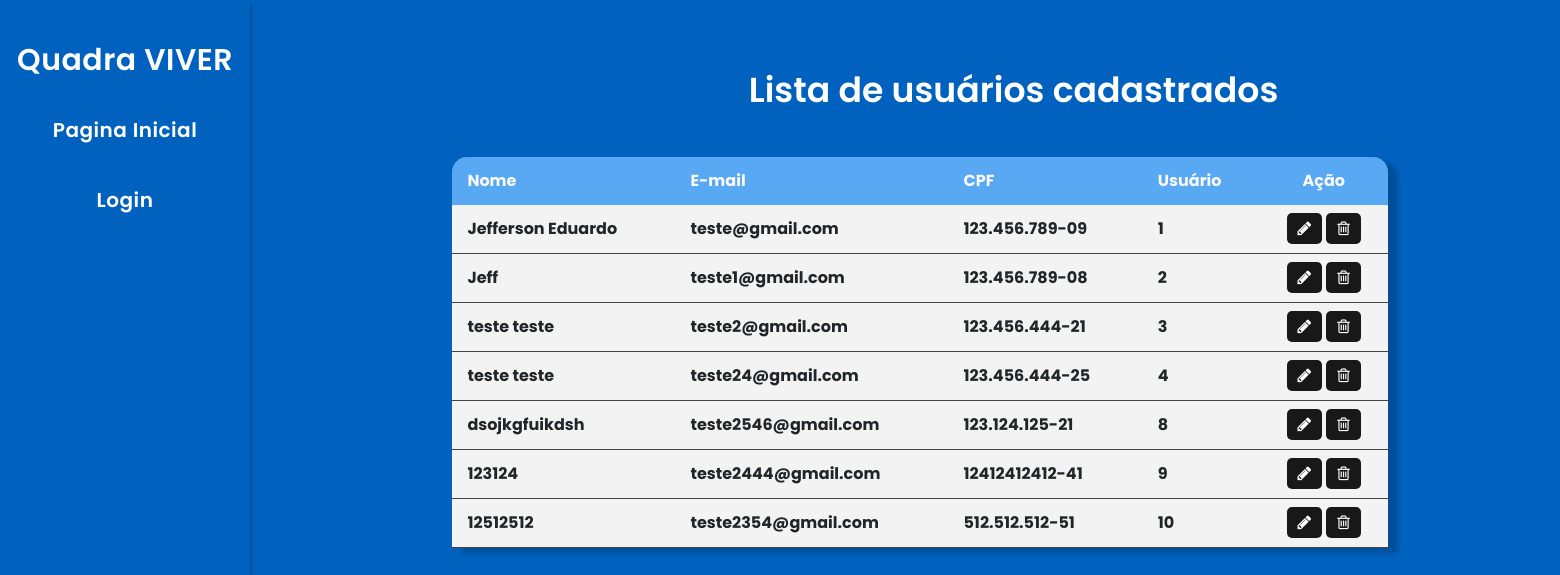
/assets/view/listaUser.php, run on the app's committed database.
### tables this page shows
CREATE TABLE `usuario` (
  `id` int(11) NOT NULL,
  `nome` varchar(50) NOT NULL,
  `email` varchar(50) NOT NULL,
  `cpf` varchar(14) NOT NULL,
  `senha` varchar(32) NOT NULL,
  `tipoUse` int(11) DEFAULT NULL
);

### assets/view/listaUser.php (the view, shortened to what this page needs)
<!DOCTYPE html>
<html lang="pt-br">
<head>
    <link href="css/bootstrap.min.css" rel="stylesheet" </head>
    <link href="https://cdn.jsdelivr.net/npm/bootstrap@5.1.3/dist/css/bootstrap.min.css" rel="stylesheet">
    <link rel="stylesheet" href="https://cdnjs.cloudflare.com/ajax/libs/font-awesome/4.7.0/css/font-awesome.css" />
    <link rel="stylesheet" href="../css/lista_User.css" />
</head>
<body class="b-corpo">
    <header>
        <nav class="container-side">
            <div class="link">
            </div>
            <div class="link">
            </div>
            <div class="link">
            </div>
    </header>
<div class="title"><span>Lista de usuários cadastrados</span></div>
    <table class="content-table">
        <thead>
            <tr>
                <th>Nome</th>
                <th>E-mail</th>
                <th>CPF</th>
                <th>Usuário</th>
                <th class="btn-crud">Ação</th>
            </tr>
        </thead>
        <tbody>
            <?php
            include "conexao.php";
            $sql = "SELECT * FROM usuario WHERE id";
            $dados = mysqli_query($conn, $sql);
            while ($linha = mysqli_fetch_assoc($dados)) {
                $id = $linha['id'];
                $nome = $linha['nome'];
                $email = $linha['email'];
                $cpf = $linha['cpf'];
                echo "<tr>
                <th>$nome</th>
                <th>$email</th>
                <th>$cpf</th>
                <th>$id</th>
                <td class='btn-crud'>
                <a class='btn-edit-delete' href='cadastro_edit.php?id=$id'><i class='fa fa-pencil'aria-hidden='true'></i></a>
                <a class='btn-edit-delete' href='#'><i class='fa fa-trash-o' aria-hidden='true' data-toggle='modal' data-target='#confirma'onclick=" .'"' ."pegar_dados($id, '$nome')" .'"' ."></i></a>
                </td>
            </tr>";
            }
            ?>
    </table>
</body>
</html>

### assets/css/lista_User.css (style rules this page uses)
* { margin: 0; padding: 0; border: 0; box-sizing: border-box; font-family: 'Poppins', sans-serif; }
body { background:#0062be; background-repeat: no-repeat; max-height: 100vh; max-width: 100vw; overflow: hidden; }
.container-side { max-width:250px; background:#0062be; margin:0px; padding: 10px 0px 25px 0px; min-height: 100vh; box-shadow:0px 4px 5px rgba(0, 0, 0, 0.4); }
.link { font-size:20px; font-weight:300; text-align:center; position:relative; height:40px; line-height:40px; margin-top:30px; overflow:hidden; width:90%; margin-left:5%; cursor:pointer; }
.link:after { content: ''; position:absolute; width:80%; border-bottom:1px solid rgba(255, 255, 255, 0.5); bottom:50%; left:-100%; transition-delay: all 0.5s; transition: all 0.5s; }
.content-table { position: relative; bottom: 90vh; left: 29vw; border-collapse: collapse; margin: 25px 0; font-size: 1rem; min-width: 60vw; box-shadow: 10px 5px 5px rgba(0, 0, 0, 0.2); border-radius: 15px 15px 0 0; overflow: hidden; }
.content-table thead tr { background-color: #58a8f3; text-align: left; font-weight: 600; color: #fafafa; }
.content-table th, .content-table td { padding: 12px 15px; }
.content-table tbody tr { border-bottom: 1px solid #444444 ; }
.content-table tbody tr { background-color: #f3f3f3; }
a { text-decoration: none; color: #fafafa; }
.content-table .btn-crud { text-align: center; }
a { text-decoration: none; color: white; }
a.btn-edit-delete { padding: 0.5vh 0.7vw; margin: 0px; background-color: rgba(0, 0, 0, 0.9); border-radius: 5px; }
.title { position: relative; bottom: 92vh; left: 48vw; }
.title span { font-size: 26pt; font-weight: 600; color: #fff; }

### data on the page
usuario: nome "Jefferson Eduardo", email "teste@gmail.com", cpf "123.456.789-09", id "1"
usuario: nome "Jeff", email "teste1@gmail.com", cpf "123.456.789-08", id "2"
usuario: nome "teste teste", email "teste2@gmail.com", cpf "123.456.444-21", id "3"
usuario: nome "teste teste", email "teste24@gmail.com", cpf "123.456.444-25", id "4"
usuario: nome "dsojkgfuikdsh", email "teste2546@gmail.com", cpf "123.124.125-21", id "8"
usuario: nome "123124", email "teste2444@gmail.com", cpf "12412412412-41", id "9"
usuario: nome "12512512", email "teste2354@gmail.com", cpf "512.512.512-51", id "10"
